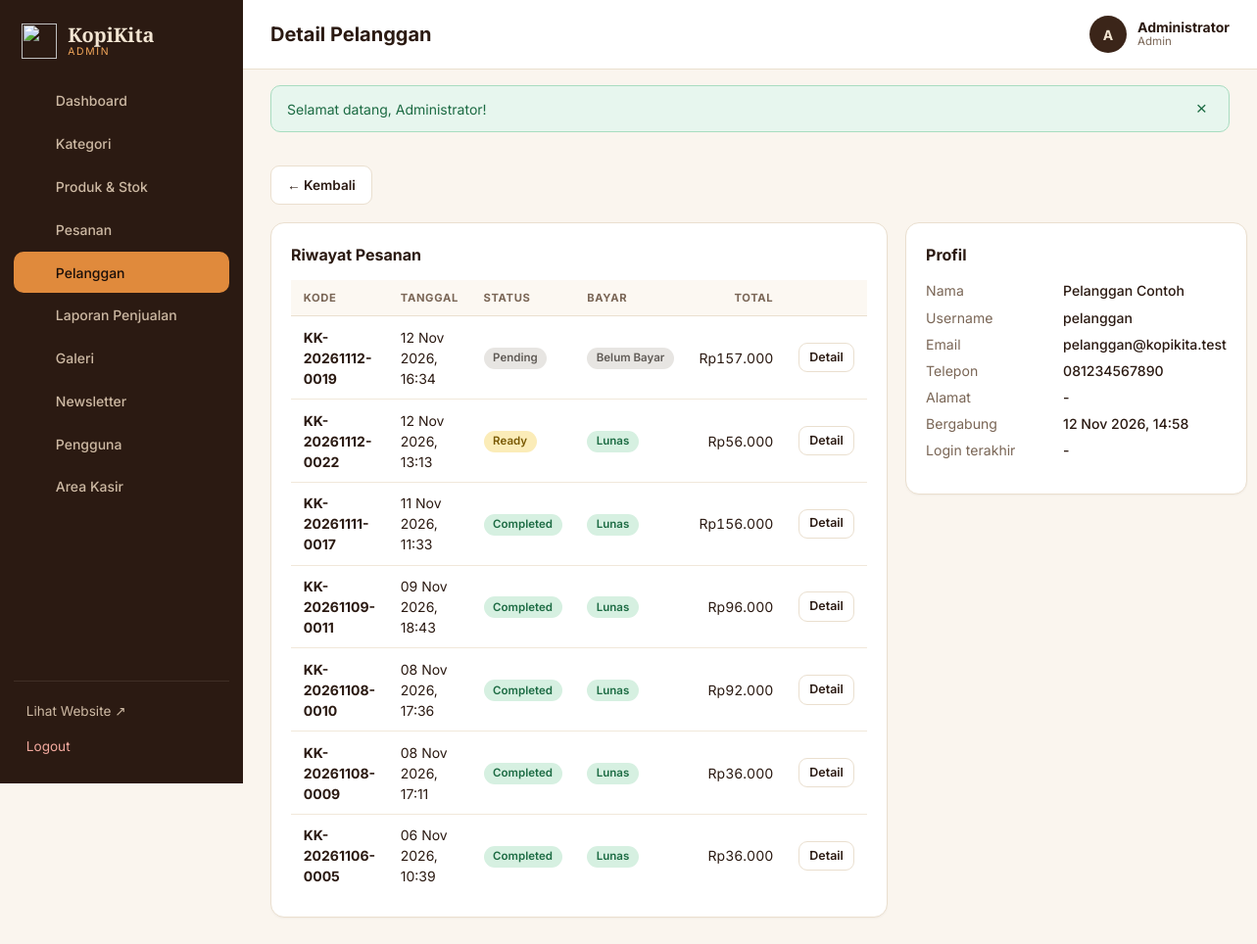
The page /admin/customers/show.php?id=2 (signed in) on the database its author committed.
### tables this page shows
CREATE TABLE sales (
  id BIGINT UNSIGNED NOT NULL AUTO_INCREMENT PRIMARY KEY,
  order_id BIGINT UNSIGNED NOT NULL UNIQUE,
  invoice_number VARCHAR(30) NOT NULL UNIQUE,
  cashier_id BIGINT UNSIGNED NULL,
  payment_method ENUM('cash','qris','bank_transfer') NOT NULL,
  amount_due DECIMAL(12,2) NOT NULL,
  amount_paid DECIMAL(12,2) NOT NULL DEFAULT 0,
  change_amount DECIMAL(12,2) NOT NULL DEFAULT 0,
  payment_status ENUM('pending','paid','failed','refunded') NOT NULL DEFAULT 'pending',
  reference_number VARCHAR(100) NULL,
  paid_at DATETIME NULL,
  created_at DATETIME NOT NULL DEFAULT CURRENT_TIMESTAMP,
  updated_at DATETIME NOT NULL DEFAULT CURRENT_TIMESTAMP ON UPDATE CURRENT_TIMESTAMP,
  INDEX idx_sales_status (payment_status),
  CONSTRAINT fk_sales_order FOREIGN KEY (order_id) REFERENCES orders(id) ON DELETE CASCADE ON UPDATE CASCADE,
  CONSTRAINT fk_sales_cashier FOREIGN KEY (cashier_id) REFERENCES users(id) ON DELETE SET NULL ON UPDATE CASCADE
);

CREATE TABLE orders (
  id BIGINT UNSIGNED NOT NULL AUTO_INCREMENT PRIMARY KEY,
  order_code VARCHAR(30) NOT NULL UNIQUE,
  customer_id BIGINT UNSIGNED NOT NULL,
  processed_by BIGINT UNSIGNED NULL,
  order_channel ENUM('online','cashier') NOT NULL DEFAULT 'online',
  order_type ENUM('dine_in','takeaway') NOT NULL,
  table_number VARCHAR(10) NULL,
  order_status ENUM('pending','confirmed','preparing','ready','completed','cancelled') NOT NULL DEFAULT 'pending',
  subtotal DECIMAL(12,2) NOT NULL,
  discount_amount DECIMAL(12,2) NOT NULL DEFAULT 0,
  total_amount DECIMAL(12,2) NOT NULL,
  notes TEXT NULL,
  cancel_reason VARCHAR(255) NULL,
  stock_deducted TINYINT(1) NOT NULL DEFAULT 0,
  ordered_at DATETIME NOT NULL DEFAULT CURRENT_TIMESTAMP,
  completed_at DATETIME NULL,
  updated_at DATETIME NOT NULL DEFAULT CURRENT_TIMESTAMP ON UPDATE CURRENT_TIMESTAMP,
  INDEX idx_orders_status (order_status),
  INDEX idx_orders_ordered_at (ordered_at),
  CONSTRAINT fk_orders_customer FOREIGN KEY (customer_id) REFERENCES customers(id) ON UPDATE CASCADE,
  CONSTRAINT fk_orders_processed FOREIGN KEY (processed_by) REFERENCES users(id) ON DELETE SET NULL ON UPDATE CASCADE
);

CREATE TABLE customers (
  id BIGINT UNSIGNED NOT NULL AUTO_INCREMENT PRIMARY KEY,
  user_id BIGINT UNSIGNED NULL UNIQUE,
  name VARCHAR(100) NOT NULL,
  phone VARCHAR(25) NULL,
  email VARCHAR(150) NULL,
  address TEXT NULL,
  created_at DATETIME NOT NULL DEFAULT CURRENT_TIMESTAMP,
  updated_at DATETIME NOT NULL DEFAULT CURRENT_TIMESTAMP ON UPDATE CURRENT_TIMESTAMP,
  CONSTRAINT fk_customers_user FOREIGN KEY (user_id) REFERENCES users(id) ON DELETE SET NULL ON UPDATE CASCADE
);

CREATE TABLE users (
  id BIGINT UNSIGNED NOT NULL AUTO_INCREMENT PRIMARY KEY,
  name VARCHAR(100) NOT NULL,
  username VARCHAR(50) NOT NULL UNIQUE,
  email VARCHAR(150) NOT NULL UNIQUE,
  password VARCHAR(255) NOT NULL,
  role ENUM('admin','cashier','customer') NOT NULL DEFAULT 'customer',
  avatar VARCHAR(255) NULL,
  is_active TINYINT(1) NOT NULL DEFAULT 1,
  last_login_at DATETIME NULL,
  created_at DATETIME NOT NULL DEFAULT CURRENT_TIMESTAMP,
  updated_at DATETIME NOT NULL DEFAULT CURRENT_TIMESTAMP ON UPDATE CURRENT_TIMESTAMP
);

### includes/admin-header.php (called while the page is built, shortened)
<?php
require_once __DIR__ . '/auth.php';
require_once __DIR__ . '/panel.php';
function admin_start(string $title, string $active, string $extraHead = ''): void
{
    $nav = [
        'dashboard' => ['Dashboard', 'admin/index.php', ico('home')],
        'categories' => ['Kategori', 'admin/categories/index.php', ico('tag')],
        'products' => ['Produk & Stok', 'admin/products/index.php', ico('box')],
        'orders' => ['Pesanan', 'admin/orders/index.php', ico('bag')],
        'customers' => ['Pelanggan', 'admin/customers/index.php', ico('users')],
        'reports' => ['Laporan Penjualan', 'admin/reports/index.php', ico('chart')],
        'gallery' => ['Galeri', 'admin/gallery/index.php', ico('img')],
        'newsletter' => ['Newsletter', 'admin/newsletter/index.php', ico('mail')],
        'users' => ['Pengguna', 'admin/users/index.php', ico('user')],
        'cashier' => ['Area Kasir', 'cashier/index.php', ico('pos')],
    ];
    panel_start($title, $active, $nav, 'Admin', $extraHead);
}

### config/database.php (called while the page is built)
<?php
function db(): PDO
{
    static $pdo = null;
    if ($pdo instanceof PDO) {
        return $pdo;
    }
    $host = getenv('KK_DB_HOST') ?: 'localhost';
    $name = getenv('KK_DB_NAME') ?: 'kopikita_db';
    $user = getenv('KK_DB_USER') ?: 'root';
    $pass = getenv('KK_DB_PASS') !== false ? getenv('KK_DB_PASS') : '';
    try {
        $pdo = new PDO("mysql:host=$host;dbname=$name;charset=utf8mb4", $user, $pass, [
            PDO::ATTR_ERRMODE            => PDO::ERRMODE_EXCEPTION,
            PDO::ATTR_DEFAULT_FETCH_MODE => PDO::FETCH_ASSOC,
            PDO::ATTR_EMULATE_PREPARES   => false,
        ]);
        $pdo->exec("SET time_zone = '" . date('P') . "'");
    } catch (PDOException $e) {
        http_response_code(500);
        exit('<h2 style="font-family:sans-serif">Koneksi database gagal.</h2><p style="font-family:sans-serif">Pastikan MySQL di XAMPP aktif dan database <b>kopikita_db</b> sudah diimpor (database/kopikita_db.sql).</p>');
    }
    return $pdo;
}

### admin/customers/show.php (the view, shortened to what this page needs)
<?php
require_once __DIR__ . '/../../includes/admin-header.php';
$st = db()->prepare('SELECT c.*, u.username, u.last_login_at FROM customers c LEFT JOIN users u ON u.id = c.user_id WHERE c.id = ?'); $st->execute([(int)($_GET['id'] ?? 0)]); $c = $st->fetch();
$o = db()->prepare('SELECT o.*, s.payment_status FROM orders o LEFT JOIN sales s ON s.order_id = o.id WHERE o.customer_id = ? ORDER BY o.ordered_at DESC'); $o->execute([$c['id']]); $orders = $o->fetchAll();
admin_start('Detail Pelanggan', 'customers');
?>
<div class="page-actions"><a class="btn" href="index.php">← Kembali</a></div>
<div class="detail-grid">
  <div class="card"><h2>Riwayat Pesanan</h2><div class="table-wrap"><table><thead><tr><th>Kode</th><th>Tanggal</th><th>Status</th><th>Bayar</th><th class="num">Total</th><th></th></tr></thead><tbody>
    <?php foreach ($orders as $r): ?><tr><td><b><?= e($r['order_code']) ?></b></td><td><?= fmt_date($r['ordered_at']) ?></td><td><?= status_badge($r['order_status']) ?></td><td><?= pay_badge($r['payment_status']) ?></td><td class="num"><?= rupiah($r['total_amount']) ?></td><td><a class="btn btn-sm" href="../orders/show.php?id=<?= (int)$r['id'] ?>">Detail</a></td></tr><?php endforeach; ?>
    <?php if (!$orders): ?><tr><td colspan="6" class="empty">Belum ada pesanan.</td></tr><?php endif; ?></tbody></table></div></div>
  <div class="card"><h2>Profil</h2><dl class="kv"><dt>Nama</dt><dd><?= e($c['name']) ?></dd><dt>Username</dt><dd><?= e($c['username'] ?: '-') ?></dd><dt>Email</dt><dd><?= e($c['email'] ?: '-') ?></dd><dt>Telepon</dt><dd><?= e($c['phone'] ?: '-') ?></dd><dt>Alamat</dt><dd><?= e($c['address'] ?: '-') ?></dd><dt>Bergabung</dt><dd><?= fmt_date($c['created_at']) ?></dd><dt>Login terakhir</dt><dd><?= fmt_date($c['last_login_at']) ?></dd></dl></div>
</div>

### includes/functions.php (shortened to what this page needs)
<?php
require_once __DIR__ . '/../config/database.php';
function e(mixed $v): string { return htmlspecialchars((string)$v, ENT_QUOTES, 'UTF-8'); }
function rupiah(int|float|string|null $n): string { return 'Rp' . number_format((float)$n, 0, ',', '.'); }
function fmt_date(?string $d, bool $time = true): string
{
    if (!$d) return '-';
    return date($time ? 'd M Y, H:i' : 'd M Y', strtotime($d));
}
function flash_render(): string
{
    $h = '';
    foreach ($_SESSION['flash'] as $f) {
        $h .= '<div class="alert alert-' . e($f['type']) . '" role="alert">' . e($f['msg']) . '<button type="button" class="alert-x" aria-label="Tutup">&times;</button></div>';
    }
    return '<div class="flash-wrap">' . $h . '</div>';
}
function status_badge(string $s): string
{
    $label = ORDER_STATUSES[$s][0] ?? $s;
    return '<span class="badge st-' . e($s) . '">' . e($label) . '</span>';
}
function pay_badge(?string $s): string
{
    $map = ['pending' => 'Belum Bayar', 'paid' => 'Lunas', 'failed' => 'Gagal', 'refunded' => 'Refund'];
    $s = $s ?: 'pending';
    return '<span class="badge pay-' . e($s) . '">' . e($map[$s] ?? $s) . '</span>';
}

### assets/css/admin.css (style rules this page uses)
:root { --espresso:#1A0F0A;--roast:#2B1A12;--mocha:#3B2519;--brown:#6F4E37;--cream:#F3E6D3;--bg:#FAF5EE;--card:#fff;--line:#EADFCF;--ink:#2B1A12;--muted:#7a6656;--orange:#E08A3C;--caramel:#F2A65A;--success:#2e9e63;--warning:#e0a021;--danger:#d44a37;--info:#3d7cb8;--radius:14px }
* { box-sizing:border-box }
body.panel { margin:0;font-family:'Inter',system-ui,sans-serif;background:var(--bg);color:var(--ink);font-size:14px;line-height:1.5;display:flex;min-height:100vh }
a { color:inherit;text-decoration:none }
h1,h2,h3 { margin:0 }
.flash-wrap { padding:16px 28px 0 }
.alert { display:flex;justify-content:space-between;align-items:center;padding:.7rem 1rem;border-radius:10px;margin-bottom:.5rem;border:1px solid }
.alert-success { background:#e7f6ee;border-color:#a8dcc0;color:#1c6b43 }
.alert-x { background:none;border:0;font-size:1.2rem;cursor:pointer;color:inherit }
.card { background:var(--card);border:1px solid var(--line);border-radius:var(--radius);padding:20px;box-shadow:0 1px 2px rgba(43,26,18,.04) }
.card h2 { font-size:1rem;font-weight:700;margin-bottom:14px;display:flex;justify-content:space-between;align-items:center;gap:1rem }
.page-actions { display:flex;justify-content:space-between;align-items:center;gap:1rem;flex-wrap:wrap;margin-bottom:18px }
.btn { display:inline-flex;align-items:center;gap:.4rem;padding:.55rem 1rem;border-radius:9px;border:1px solid var(--line);background:#fff;color:var(--ink);font:inherit;font-weight:600;font-size:.85rem;cursor:pointer;transition:.15s }
.btn-sm { padding:.3rem .65rem;font-size:.78rem }
.table-wrap { overflow-x:auto }
table { width:100%;border-collapse:collapse }
th { text-align:left;font-size:.7rem;text-transform:uppercase;letter-spacing:.06em;color:var(--muted);padding:.6rem .8rem;border-bottom:1px solid var(--line);white-space:nowrap;background:#fcf8f2 }
td { padding:.65rem .8rem;border-bottom:1px solid #f1e8da;vertical-align:middle }
tr:last-child td { border-bottom:0 }
.num { text-align:right;font-variant-numeric:tabular-nums }
.badge { display:inline-block;padding:.15rem .6rem;border-radius:999px;font-size:.72rem;font-weight:600;background:#e8e0d4;color:#5a4a3a;white-space:nowrap }
.st-pending { background:#e7e5e2;color:#5f5a55 }
.st-ready { background:#fbecb8;color:#7a5a05 }
.st-completed { background:#d6f0e1;color:#1c6b43 }
.pay-pending { background:#e7e5e2;color:#5f5a55 }
.pay-paid { background:#d6f0e1;color:#1c6b43 }
.detail-grid { display:grid;grid-template-columns:2fr 1fr;gap:18px;align-items:start }
.kv { display:grid;grid-template-columns:130px 1fr;gap:6px 10px;font-size:.88rem }
.kv dt { color:var(--muted) }
.kv dd { margin:0;font-weight:500 }

### rows shown on the page
sales: order.order_code "KK-20261112-0019", order.ordered_at "12 Nov 2026, 16:34", order.order_status "Pending", payment_status "Belum Bayar", order.total_amount "Rp157.000"
sales: order.order_code "KK-20261112-0022", order.ordered_at "12 Nov 2026, 13:13", order.order_status "Ready", payment_status "Lunas", order.total_amount "Rp56.000"
sales: order.order_code "KK-20261111-0017", order.ordered_at "11 Nov 2026, 11:33", order.order_status "Completed", payment_status "Lunas", order.total_amount "Rp156.000"
sales: order.order_code "KK-20261109-0011", order.ordered_at "09 Nov 2026, 18:43", order.order_status "Completed", payment_status "Lunas", order.total_amount "Rp96.000"
sales: order.order_code "KK-20261108-0010", order.ordered_at "08 Nov 2026, 17:36", order.order_status "Completed", payment_status "Lunas", order.total_amount "Rp92.000"
sales: order.order_code "KK-20261108-0009", order.ordered_at "08 Nov 2026, 17:11", order.order_status "Completed", payment_status "Lunas", order.total_amount "Rp36.000"
sales: order.order_code "KK-20261106-0005", order.ordered_at "06 Nov 2026, 10:39", order.order_status "Completed", payment_status "Lunas", order.total_amount "Rp36.000"
customers: name "Pelanggan Contoh", user.username "pelanggan", email "pelanggan@kopikita.test", phone "081234567890", address "-", created_at "12 Nov 2026, 14:58", user.last_login_at "-"

### other values the page prints
$roleLabel "ADMIN"
$label "Dashboard"
$label "Kategori"
$label "Produk & Stok"
$label "Pesanan"
$label "Pelanggan"
$label "Laporan Penjualan"
$label "Galeri"
$label "Newsletter"
$label "Pengguna"
$label "Area Kasir"
$title "Detail Pelanggan"
mb_strtoupper(mb_substr($u['name'], 0, 1)) "A"
$u['name'] "Administrator"
$roleLabel "Admin"
